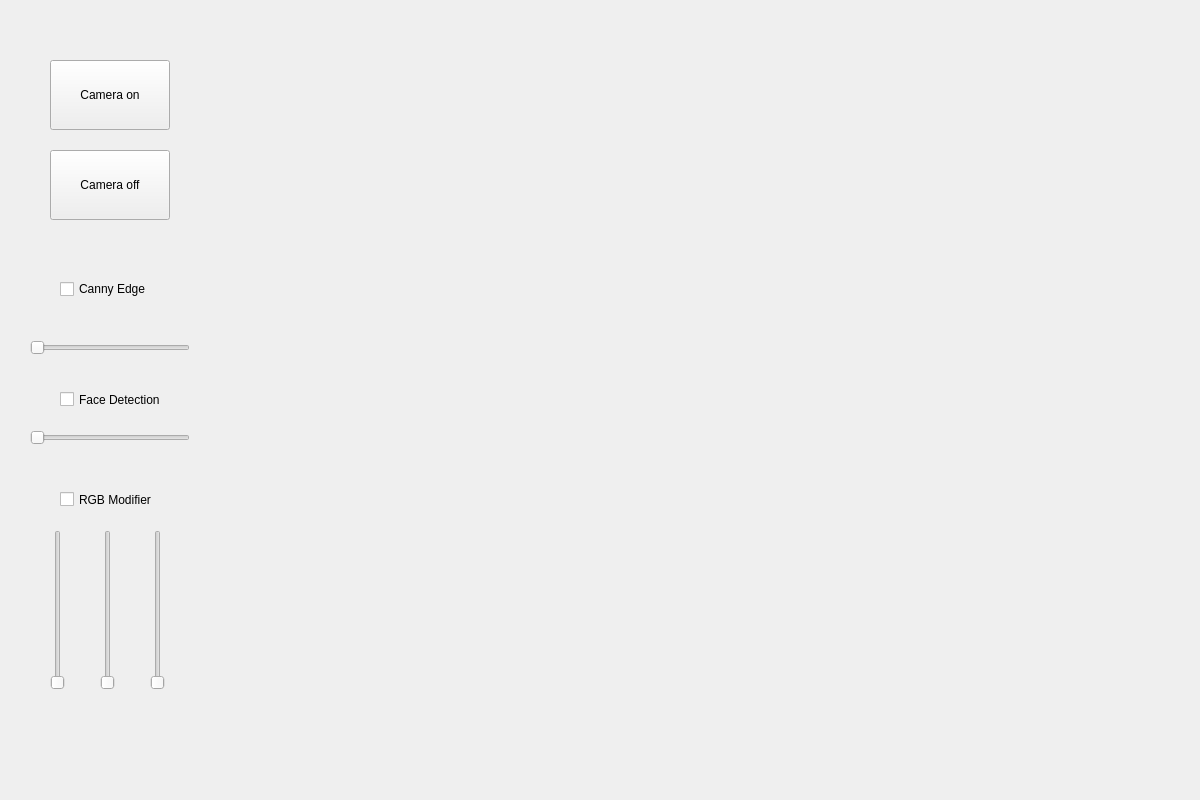
<?xml version="1.0" encoding="UTF-8"?>
<ui version="4.0">
 <class>Widget</class>
 <widget class="QWidget" name="Widget">
  <property name="geometry">
   <rect>
    <x>0</x>
    <y>0</y>
    <width>1200</width>
    <height>800</height>
   </rect>
  </property>
  <property name="windowTitle">
   <string>Form</string>
  </property>
  <property name="autoFillBackground">
   <bool>true</bool>
  </property>
  <widget class="QPushButton" name="pushButton_open_Webcam">
   <property name="geometry">
    <rect>
     <x>50</x>
     <y>60</y>
     <width>120</width>
     <height>70</height>
    </rect>
   </property>
   <property name="text">
    <string>Camera on</string>
   </property>
  </widget>
  <widget class="QPushButton" name="pushButton_close_Webcam">
   <property name="geometry">
    <rect>
     <x>50</x>
     <y>150</y>
     <width>120</width>
     <height>70</height>
    </rect>
   </property>
   <property name="text">
    <string>Camera off</string>
   </property>
  </widget>
  <widget class="QLabel" name="gui_window">
   <property name="geometry">
    <rect>
     <x>220</x>
     <y>50</y>
     <width>531</width>
     <height>391</height>
    </rect>
   </property>
   <property name="text">
    <string/>
   </property>
   <property name="scaledContents">
    <bool>true</bool>
   </property>
  </widget>
  <widget class="QCheckBox" name="checkBox_CannyEdge">
   <property name="geometry">
    <rect>
     <x>60</x>
     <y>279</y>
     <width>101</width>
     <height>20</height>
    </rect>
   </property>
   <property name="text">
    <string>Canny Edge</string>
   </property>
  </widget>
  <widget class="QSlider" name="horizontalSlider_CannyEdge">
   <property name="geometry">
    <rect>
     <x>30</x>
     <y>340</y>
     <width>160</width>
     <height>16</height>
    </rect>
   </property>
   <property name="maximum">
    <number>200</number>
   </property>
   <property name="orientation">
    <enum>Qt::Horizontal</enum>
   </property>
  </widget>
  <widget class="QCheckBox" name="checkBox_FaceDetection">
   <property name="geometry">
    <rect>
     <x>60</x>
     <y>390</y>
     <width>111</width>
     <height>19</height>
    </rect>
   </property>
   <property name="text">
    <string>Face Detection</string>
   </property>
  </widget>
  <widget class="QSlider" name="horizontalSlider_FaceDetection">
   <property name="geometry">
    <rect>
     <x>30</x>
     <y>430</y>
     <width>160</width>
     <height>16</height>
    </rect>
   </property>
   <property name="maximum">
    <number>100</number>
   </property>
   <property name="orientation">
    <enum>Qt::Horizontal</enum>
   </property>
  </widget>
  <widget class="QCheckBox" name="checkBox_RGB_Modifier">
   <property name="geometry">
    <rect>
     <x>60</x>
     <y>490</y>
     <width>121</width>
     <height>19</height>
    </rect>
   </property>
   <property name="text">
    <string>RGB Modifier</string>
   </property>
  </widget>
  <widget class="QSlider" name="verticalSlider_R">
   <property name="geometry">
    <rect>
     <x>50</x>
     <y>530</y>
     <width>16</width>
     <height>160</height>
    </rect>
   </property>
   <property name="maximum">
    <number>365</number>
   </property>
   <property name="orientation">
    <enum>Qt::Vertical</enum>
   </property>
  </widget>
  <widget class="QSlider" name="verticalSlider_G">
   <property name="geometry">
    <rect>
     <x>100</x>
     <y>530</y>
     <width>16</width>
     <height>160</height>
    </rect>
   </property>
   <property name="maximum">
    <number>365</number>
   </property>
   <property name="orientation">
    <enum>Qt::Vertical</enum>
   </property>
  </widget>
  <widget class="QSlider" name="verticalSlider_B">
   <property name="geometry">
    <rect>
     <x>150</x>
     <y>530</y>
     <width>16</width>
     <height>160</height>
    </rect>
   </property>
   <property name="maximum">
    <number>365</number>
   </property>
   <property name="orientation">
    <enum>Qt::Vertical</enum>
   </property>
  </widget>
 </widget>
 <layoutdefault spacing="6" margin="11"/>
 <resources/>
 <connections/>
</ui>
